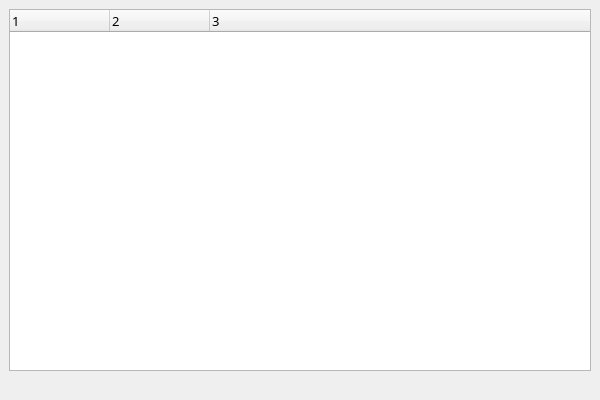
<?xml version="1.0" encoding="UTF-8"?>
<ui version="4.0">
 <class>MainWindow</class>
 <widget class="QMainWindow" name="MainWindow">
  <property name="geometry">
   <rect>
    <x>0</x>
    <y>0</y>
    <width>600</width>
    <height>400</height>
   </rect>
  </property>
  <property name="font">
   <font>
    <family>CaskaydiaCove NF</family>
    <pointsize>10</pointsize>
   </font>
  </property>
  <property name="windowTitle">
   <string>MainWindow</string>
  </property>
  <property name="styleSheet">
   <string notr="true"/>
  </property>
  <widget class="QWidget" name="centralwidget">
   <property name="autoFillBackground">
    <bool>false</bool>
   </property>
   <layout class="QGridLayout" name="gridLayout">
    <item row="3" column="0">
     <widget class="QLabel" name="label">
      <property name="font">
       <font>
        <family>Segoe UI</family>
        <pointsize>9</pointsize>
       </font>
      </property>
      <property name="text">
       <string/>
      </property>
     </widget>
    </item>
    <item row="2" column="0">
     <widget class="QTreeWidget" name="treeWidget">
      <property name="styleSheet">
       <string notr="true"/>
      </property>
      <property name="allColumnsShowFocus">
       <bool>false</bool>
      </property>
      <property name="columnCount">
       <number>3</number>
      </property>
      <attribute name="headerHighlightSections">
       <bool>false</bool>
      </attribute>
      <attribute name="headerShowSortIndicator" stdset="0">
       <bool>false</bool>
      </attribute>
      <attribute name="headerStretchLastSection">
       <bool>true</bool>
      </attribute>
      <column>
       <property name="text">
        <string notr="true">1</string>
       </property>
      </column>
      <column>
       <property name="text">
        <string notr="true">2</string>
       </property>
      </column>
      <column>
       <property name="text">
        <string notr="true">3</string>
       </property>
      </column>
     </widget>
    </item>
   </layout>
  </widget>
  <widget class="QMenuBar" name="menubar">
   <property name="geometry">
    <rect>
     <x>0</x>
     <y>0</y>
     <width>600</width>
     <height>24</height>
    </rect>
   </property>
   <property name="font">
    <font>
     <family>Noto Sans</family>
     <pointsize>10</pointsize>
    </font>
   </property>
  </widget>
 </widget>
 <resources/>
 <connections/>
</ui>
